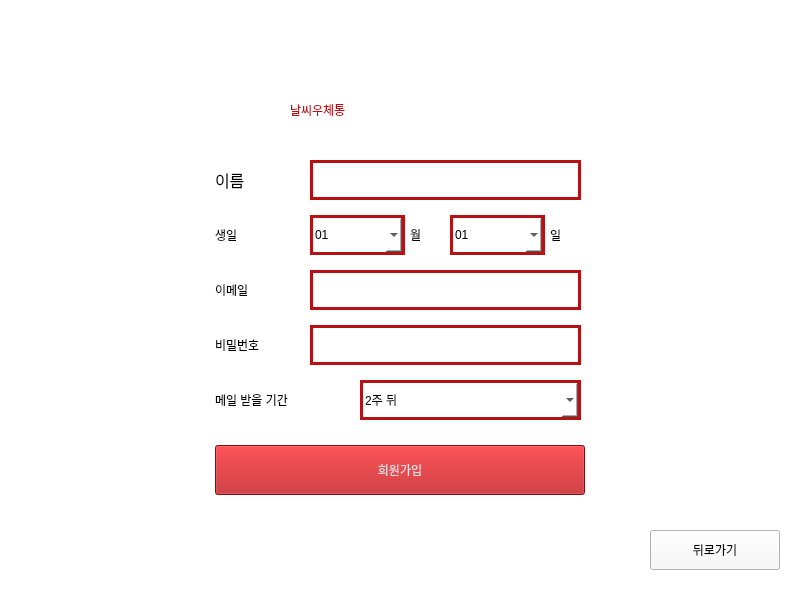
<?xml version="1.0" encoding="UTF-8"?>
<ui version="4.0">
 <class>Form</class>
 <widget class="QWidget" name="Form">
  <property name="geometry">
   <rect>
    <x>0</x>
    <y>0</y>
    <width>800</width>
    <height>600</height>
   </rect>
  </property>
  <property name="windowTitle">
   <string>Form</string>
  </property>
  <property name="styleSheet">
   <string notr="true">font: 12pt  &quot;S-Core Dream&quot;;
background-color: white;</string>
  </property>
  <widget class="QPushButton" name="signup_ok">
   <property name="geometry">
    <rect>
     <x>215</x>
     <y>445</y>
     <width>370</width>
     <height>50</height>
    </rect>
   </property>
   <property name="styleSheet">
    <string notr="true">background-color:rgb(182, 18, 22);
color:rgb(217, 217, 217);
font: 16pt  &quot;S-Core Dream&quot;;</string>
   </property>
   <property name="text">
    <string>회원가입</string>
   </property>
  </widget>
  <widget class="QLabel" name="label_3">
   <property name="geometry">
    <rect>
     <x>215</x>
     <y>325</y>
     <width>80</width>
     <height>40</height>
    </rect>
   </property>
   <property name="text">
    <string>비밀번호</string>
   </property>
  </widget>
  <widget class="QLineEdit" name="signup_name">
   <property name="geometry">
    <rect>
     <x>310</x>
     <y>160</y>
     <width>271</width>
     <height>40</height>
    </rect>
   </property>
   <property name="styleSheet">
    <string notr="true">border: 3px solid rgb(182, 18, 22);</string>
   </property>
   <property name="text">
    <string/>
   </property>
  </widget>
  <widget class="QLabel" name="label">
   <property name="geometry">
    <rect>
     <x>215</x>
     <y>160</y>
     <width>80</width>
     <height>40</height>
    </rect>
   </property>
   <property name="font">
    <font>
     <family>S-Core Dream</family>
     <pointsize>12</pointsize>
     <weight>50</weight>
     <italic>false</italic>
     <bold>false</bold>
    </font>
   </property>
   <property name="text">
    <string>이름</string>
   </property>
  </widget>
  <widget class="QPushButton" name="signup_back">
   <property name="geometry">
    <rect>
     <x>650</x>
     <y>530</y>
     <width>130</width>
     <height>40</height>
    </rect>
   </property>
   <property name="styleSheet">
    <string notr="true">font: 12pt  &quot;S-Core Dream&quot;;
background-color:rgb(248, 248, 248)</string>
   </property>
   <property name="text">
    <string>뒤로가기</string>
   </property>
  </widget>
  <widget class="QLineEdit" name="signup_pwd">
   <property name="geometry">
    <rect>
     <x>310</x>
     <y>325</y>
     <width>271</width>
     <height>40</height>
    </rect>
   </property>
   <property name="styleSheet">
    <string notr="true">border: 3px solid rgb(182, 18, 22);</string>
   </property>
  </widget>
  <widget class="QLabel" name="label_2">
   <property name="geometry">
    <rect>
     <x>215</x>
     <y>270</y>
     <width>80</width>
     <height>40</height>
    </rect>
   </property>
   <property name="text">
    <string>이메일</string>
   </property>
  </widget>
  <widget class="QLabel" name="label_4">
   <property name="geometry">
    <rect>
     <x>215</x>
     <y>215</y>
     <width>80</width>
     <height>40</height>
    </rect>
   </property>
   <property name="text">
    <string>생일</string>
   </property>
  </widget>
  <widget class="QLabel" name="label_5">
   <property name="geometry">
    <rect>
     <x>215</x>
     <y>380</y>
     <width>131</width>
     <height>40</height>
    </rect>
   </property>
   <property name="text">
    <string>메일 받을 기간</string>
   </property>
  </widget>
  <widget class="QComboBox" name="signup_period">
   <property name="geometry">
    <rect>
     <x>360</x>
     <y>380</y>
     <width>221</width>
     <height>40</height>
    </rect>
   </property>
   <property name="styleSheet">
    <string notr="true">border: 3px solid rgb(182, 18, 22);</string>
   </property>
   <item>
    <property name="text">
     <string>2주 뒤</string>
    </property>
   </item>
   <item>
    <property name="text">
     <string>4주 뒤</string>
    </property>
   </item>
   <item>
    <property name="text">
     <string>6주 뒤</string>
    </property>
   </item>
   <item>
    <property name="text">
     <string>8주 뒤</string>
    </property>
   </item>
   <item>
    <property name="text">
     <string>12주 뒤</string>
    </property>
   </item>
  </widget>
  <widget class="QLineEdit" name="signup_email">
   <property name="geometry">
    <rect>
     <x>310</x>
     <y>270</y>
     <width>271</width>
     <height>40</height>
    </rect>
   </property>
   <property name="styleSheet">
    <string notr="true">border: 3px solid rgb(182, 18, 22);</string>
   </property>
  </widget>
  <widget class="QLabel" name="label_6">
   <property name="geometry">
    <rect>
     <x>290</x>
     <y>70</y>
     <width>271</width>
     <height>80</height>
    </rect>
   </property>
   <property name="styleSheet">
    <string notr="true">color:rgb(182, 18, 22);
font: 27pt &quot;a타임머신&quot;;</string>
   </property>
   <property name="text">
    <string>날씨우체통</string>
   </property>
  </widget>
  <widget class="QComboBox" name="signup_month">
   <property name="geometry">
    <rect>
     <x>310</x>
     <y>215</y>
     <width>95</width>
     <height>40</height>
    </rect>
   </property>
   <property name="styleSheet">
    <string notr="true">border: 3px solid rgb(182, 18, 22);</string>
   </property>
   <item>
    <property name="text">
     <string>01</string>
    </property>
   </item>
   <item>
    <property name="text">
     <string>02</string>
    </property>
   </item>
   <item>
    <property name="text">
     <string>03</string>
    </property>
   </item>
   <item>
    <property name="text">
     <string>04</string>
    </property>
   </item>
   <item>
    <property name="text">
     <string>05</string>
    </property>
   </item>
   <item>
    <property name="text">
     <string>06</string>
    </property>
   </item>
   <item>
    <property name="text">
     <string>07</string>
    </property>
   </item>
   <item>
    <property name="text">
     <string>08</string>
    </property>
   </item>
   <item>
    <property name="text">
     <string>09</string>
    </property>
   </item>
   <item>
    <property name="text">
     <string>10</string>
    </property>
   </item>
   <item>
    <property name="text">
     <string>11</string>
    </property>
   </item>
   <item>
    <property name="text">
     <string>12</string>
    </property>
   </item>
  </widget>
  <widget class="QComboBox" name="signup_day">
   <property name="geometry">
    <rect>
     <x>450</x>
     <y>215</y>
     <width>95</width>
     <height>40</height>
    </rect>
   </property>
   <property name="styleSheet">
    <string notr="true">border: 3px solid rgb(182, 18, 22);</string>
   </property>
   <item>
    <property name="text">
     <string>01</string>
    </property>
   </item>
   <item>
    <property name="text">
     <string>02</string>
    </property>
   </item>
   <item>
    <property name="text">
     <string>03</string>
    </property>
   </item>
   <item>
    <property name="text">
     <string>04</string>
    </property>
   </item>
   <item>
    <property name="text">
     <string>05</string>
    </property>
   </item>
   <item>
    <property name="text">
     <string>06</string>
    </property>
   </item>
   <item>
    <property name="text">
     <string>07</string>
    </property>
   </item>
   <item>
    <property name="text">
     <string>08</string>
    </property>
   </item>
   <item>
    <property name="text">
     <string>09</string>
    </property>
   </item>
   <item>
    <property name="text">
     <string>10</string>
    </property>
   </item>
   <item>
    <property name="text">
     <string>11</string>
    </property>
   </item>
   <item>
    <property name="text">
     <string>12</string>
    </property>
   </item>
   <item>
    <property name="text">
     <string>13</string>
    </property>
   </item>
   <item>
    <property name="text">
     <string>14</string>
    </property>
   </item>
   <item>
    <property name="text">
     <string>15</string>
    </property>
   </item>
   <item>
    <property name="text">
     <string>16</string>
    </property>
   </item>
   <item>
    <property name="text">
     <string>17</string>
    </property>
   </item>
   <item>
    <property name="text">
     <string>18</string>
    </property>
   </item>
   <item>
    <property name="text">
     <string>19</string>
    </property>
   </item>
   <item>
    <property name="text">
     <string>20</string>
    </property>
   </item>
   <item>
    <property name="text">
     <string>21</string>
    </property>
   </item>
   <item>
    <property name="text">
     <string>22</string>
    </property>
   </item>
   <item>
    <property name="text">
     <string>23</string>
    </property>
   </item>
   <item>
    <property name="text">
     <string>24</string>
    </property>
   </item>
   <item>
    <property name="text">
     <string>25</string>
    </property>
   </item>
   <item>
    <property name="text">
     <string>26</string>
    </property>
   </item>
   <item>
    <property name="text">
     <string>27</string>
    </property>
   </item>
   <item>
    <property name="text">
     <string>28</string>
    </property>
   </item>
   <item>
    <property name="text">
     <string>29</string>
    </property>
   </item>
   <item>
    <property name="text">
     <string>30</string>
    </property>
   </item>
   <item>
    <property name="text">
     <string>31</string>
    </property>
   </item>
  </widget>
  <widget class="QLabel" name="label_7">
   <property name="geometry">
    <rect>
     <x>410</x>
     <y>215</y>
     <width>31</width>
     <height>40</height>
    </rect>
   </property>
   <property name="text">
    <string>월</string>
   </property>
  </widget>
  <widget class="QLabel" name="label_8">
   <property name="geometry">
    <rect>
     <x>550</x>
     <y>215</y>
     <width>31</width>
     <height>40</height>
    </rect>
   </property>
   <property name="text">
    <string>일</string>
   </property>
  </widget>
 </widget>
 <resources/>
 <connections/>
</ui>
